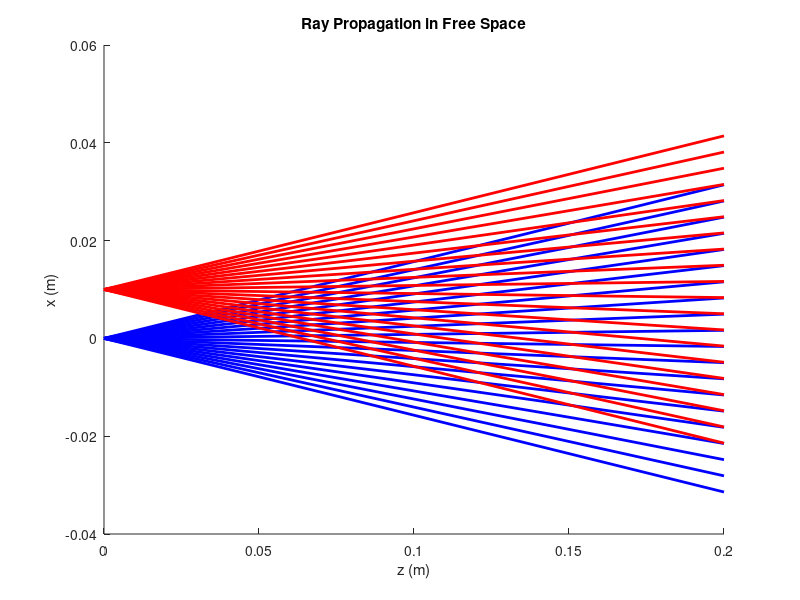
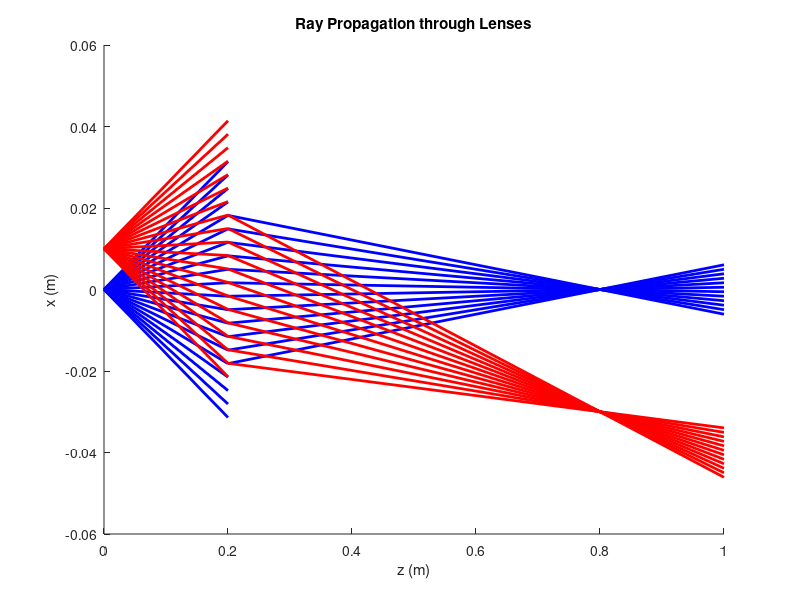

These figures' MATLAB source, in order:
% Case Study 3 Lab Exercise: Ray Tracing
% Distance = meters; Angle = radians

% Ray Propagation in Free Space

n = 20; % # of rays (8 is the example in the handout but 20 is used here
d = 0.2; % 0.2 m or 200 mm
angles = linspace(-pi / 20, pi / 20, n);

rays_in1 = nan(4, n); % starting point: (0, 0, 0)
for i = 1:4
    if i == 2
        rays_in1(i, :) = angles;
    else
        rays_in1(i, :) = zeros;
    end
end

rays_in2 = nan(4, n); % starting point: (0.01, 0, 0)
for i = 1:4
    if i == 1
        rays_in2(i, :) = zeros + 0.01;
    elseif i == 2
        rays_in2(i, :) = angles;
    else
        rays_in2(i, :) = zeros;
    end
end

Md = [1,     d,      0,      0;
      0,     1,      0,      0;
      0,     0,      1,      d;
      0,     0,      0,      1];

rays_out1 = Md * rays_in1;
ray_z1 = [zeros(1, size(rays_in1, 2)); d * ones(1, size(rays_in1, 2))];

rays_out2 = Md * rays_in2;
ray_z2 = [zeros(1, size(rays_in2, 2)); d * ones(1, size(rays_in2, 2))];

hold on;
plot(ray_z1, [rays_in1(1, :); rays_out1(1, :)], 'Color', 'blue', ...
    'LineWidth', 2);
plot(ray_z2, [rays_in2(1, :); rays_out2(1, :)], 'Color', 'red', ...
    'LineWidth', 2);
hold off;
title('Ray Propagation in Free Space');
xlabel('z (m)');
ylabel('x (m)');
exportgraphics(gca, 'free_space.png');

%%
% Ray Propagation through Lenses

f = 0.15; % 0.15 m or 150 mm
r = 0.02;
d1 = 0.2;
d2 = 0.8;

Md1 = [1,     d1,     0,      0;
       0,     1,      0,      0;
       0,     0,      1,      d1;
       0,     0,      0,      1];

Md2 = [1,     d2,     0,      0;
       0,     1,      0,      0;
       0,     0,      1,      d2;
       0,     0,      0,      1];

Mf = [1,    0,      0,      0;
      -1/f, 1,      0,      0;
      0,    0,      1,      0;
      0,    0,      -1/f,   1];

% Md2 * (Mf * (Md1 * rays_in))
rays_in1a = rays_in1; % (0, 0, 0)
rays_out1a = Md1 * rays_in1a; % pre-lense phase
rays_z1a = [zeros(1, size(rays_in1a, 2)); d1 * ones(1, ...
    size(rays_in1a, 2))];
rays_in1b = [];
for i = 1:n % only keep rays that hit the lense
    if abs(rays_out1a(1, i)) <= r
        rays_in1b = [rays_in1b, rays_out1a(:, i)];
    end
end
rays_out1b = Mf * rays_in1b; % passing through the lense
rays_in1c = rays_out1b;
rays_out1c = Md2 * rays_in1c; % post-lense phase
rays_z1c = [zeros(1, size(rays_in1c, 2)); d2 * ones(1, ...
    size(rays_in1c, 2))];

rays_in2a = rays_in2; % (0.01, 0, 0)
rays_out2a = Md1 * rays_in2a;
rays_z2a = [zeros(1, size(rays_in2a, 2)); d1 * ones(1, ...
    size(rays_in2a, 2))];
rays_in2b = [];
for i = 1:n
    if abs(rays_out2a(1, i)) <= r
        rays_in2b = [rays_in2b, rays_out2a(:, i)];
    end
end
rays_out2b = Mf * rays_in2b;
rays_in2c = rays_out2b;
rays_out2c = Md2 * rays_in2c;
rays_z2c = [zeros(1, size(rays_in2c, 2)); d2 * ones(1, ...
    size(rays_in2c, 2))];

figure;
hold on;
plot(rays_z1a, [rays_in1a(1, :); rays_out1a(1, :)], 'Color', 'blue', ...
    'LineWidth', 2);
plot(d1 + rays_z1c, [rays_in1c(1, :); rays_out1c(1, :)], 'Color', ...
    'blue', 'LineWidth', 2);
plot(rays_z2a, [rays_in2a(1, :); rays_out2a(1, :)], 'Color', 'red', ...
    'LineWidth', 2);
plot(d1 + rays_z2c, [rays_in2c(1, :); rays_out2c(1, :)], 'Color', ...
    'red', 'LineWidth', 2);
hold off;
title('Ray Propagation through Lenses');
xlabel('z (m)');
ylabel('x (m)');
exportgraphics(gca, 'lens.png');